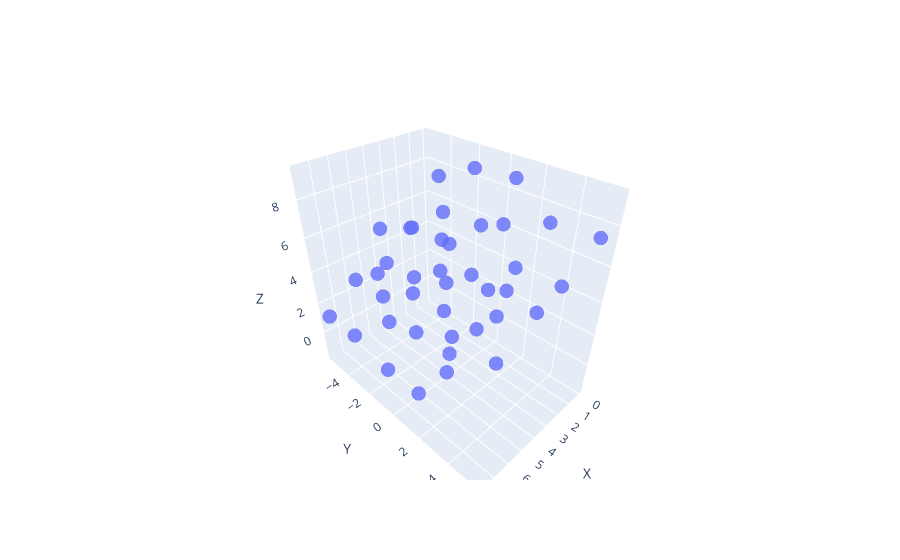

Notebook code cell kept with this figure:
### Markdown cell above
I have above the asymmetric unit, the symmetry operation is then applied along all three axes. This would then pack the unit cell and make the percieved unit cell we need.

### Code cell
# Create a CIF parser and parse the CIF file
parser = CifParser(MP_df['cif'][0])

structure = parser.parse_structures(primitive=True)[0]

unit_cell = structure.make_supercell([2, 2, 2])

unit_cell_coordinates = unit_cell.cart_coords
plotting_struct(unit_cell_coordinates)

### Figure 1 — Plotly figure (JSON) as saved in the notebook; plotly's stock layout.template omitted (floating-point values rounded to 4 significant figures)
{"data": [{"marker": {"opacity": 0.8, "size": 5}, "mode": "markers", "type": "scatter3d", "x": [0, 0.6465, 4.127, 4.774, 0.6465, -3.924e-17, 4.774, 4.127, 1.29, 0.6433, 5.417, 4.77, 1.936, 1.29, 6.064, 5.417, 2.837, 2.191, 6.965, 6.318, 3.484, 2.837, 7.611, 6.965, 1.193, 0.5469, 5.321, 4.674, 1.84, 1.193, 5.967, 5.321, 2.934, 2.287, 7.061, 6.414, 3.58, 2.934, 7.707, 7.061], "y": [0, -4.076, -4.848e-33, -4.076, -4.076, 4.356e-16, -4.076, 4.356e-16, 1.511, 5.587, 1.511, 5.587, -2.566, 1.511, -2.566, 1.511, -1.511, 2.566, -1.511, 2.566, -5.587, -1.511, -5.587, -1.511, -1.019, 3.057, -1.019, 3.057, -5.095, -1.019, -5.095, -1.019, 1.019, 5.095, 1.019, 5.095, -3.057, 1.019, -3.057, 1.019], "z": [0, 7.664, -1.634, 6.031, 1.634, 6.031, 4.665e-16, 4.397, 3.259, 7.656, 1.625, 6.022, 4.892, 9.289, 3.259, 7.656, 1.138, 5.535, -0.4953, 3.902, 2.772, 7.169, 1.138, 5.535, 3.015, 7.412, 1.382, 5.779, 4.649, 9.046, 3.015, 7.412, 1.382, 5.779, -0.2517, 4.145, 3.015, 7.412, 1.382, 5.779]}], "layout": {"scene": {"xaxis": {"title": {"text": "X"}}, "yaxis": {"title": {"text": "Y"}}, "zaxis": {"title": {"text": "Z"}}}}}
